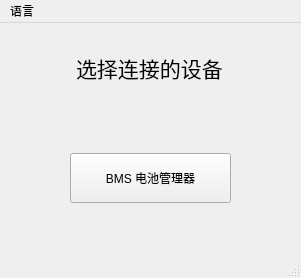
<?xml version="1.0" encoding="UTF-8"?>
<ui version="4.0">
 <class>MainWindow</class>
 <widget class="QMainWindow" name="MainWindow">
  <property name="geometry">
   <rect>
    <x>0</x>
    <y>0</y>
    <width>301</width>
    <height>278</height>
   </rect>
  </property>
  <property name="windowTitle">
   <string>主菜单</string>
  </property>
  <widget class="QWidget" name="centralwidget">
   <widget class="QWidget" name="gridLayoutWidget">
    <property name="geometry">
     <rect>
      <x>9</x>
      <y>9</y>
      <width>281</width>
      <height>71</height>
     </rect>
    </property>
    <layout class="QGridLayout" name="gridLayout">
     <item row="0" column="1">
      <widget class="QLabel" name="label">
       <property name="font">
        <font>
         <family>微软雅黑</family>
         <pointsize>16</pointsize>
         <weight>50</weight>
         <italic>false</italic>
         <bold>false</bold>
        </font>
       </property>
       <property name="styleSheet">
        <string notr="true">font: 16pt &quot;微软雅黑&quot;;</string>
       </property>
       <property name="text">
        <string>选择连接的设备</string>
       </property>
      </widget>
     </item>
     <item row="0" column="2">
      <spacer name="horizontalSpacer_2">
       <property name="orientation">
        <enum>Qt::Horizontal</enum>
       </property>
       <property name="sizeHint" stdset="0">
        <size>
         <width>40</width>
         <height>20</height>
        </size>
       </property>
      </spacer>
     </item>
     <item row="0" column="0">
      <spacer name="horizontalSpacer">
       <property name="orientation">
        <enum>Qt::Horizontal</enum>
       </property>
       <property name="sizeHint" stdset="0">
        <size>
         <width>40</width>
         <height>20</height>
        </size>
       </property>
      </spacer>
     </item>
    </layout>
   </widget>
   <widget class="QPushButton" name="InverterButton">
    <property name="geometry">
     <rect>
      <x>70</x>
      <y>248</y>
      <width>161</width>
      <height>50</height>
     </rect>
    </property>
    <property name="minimumSize">
     <size>
      <width>0</width>
      <height>50</height>
     </size>
    </property>
    <property name="styleSheet">
     <string notr="true">font: 9pt &quot;微软雅黑&quot;;</string>
    </property>
    <property name="text">
     <string>逆变器</string>
    </property>
   </widget>
   <widget class="QPushButton" name="acchargeButton">
    <property name="geometry">
     <rect>
      <x>70</x>
      <y>310</y>
      <width>161</width>
      <height>50</height>
     </rect>
    </property>
    <property name="minimumSize">
     <size>
      <width>0</width>
      <height>50</height>
     </size>
    </property>
    <property name="styleSheet">
     <string notr="true">font: 9pt &quot;微软雅黑&quot;;</string>
    </property>
    <property name="text">
     <string>AC/DC 充电器</string>
    </property>
   </widget>
   <widget class="QPushButton" name="bmsButton">
    <property name="geometry">
     <rect>
      <x>70</x>
      <y>130</y>
      <width>161</width>
      <height>50</height>
     </rect>
    </property>
    <property name="minimumSize">
     <size>
      <width>0</width>
      <height>50</height>
     </size>
    </property>
    <property name="styleSheet">
     <string notr="true">font: 9pt &quot;微软雅黑&quot;;</string>
    </property>
    <property name="text">
     <string>BMS 电池管理器</string>
    </property>
   </widget>
  </widget>
  <widget class="QMenuBar" name="menubar">
   <property name="geometry">
    <rect>
     <x>0</x>
     <y>0</y>
     <width>301</width>
     <height>22</height>
    </rect>
   </property>
   <widget class="QMenu" name="menu">
    <property name="title">
     <string>语言</string>
    </property>
    <addaction name="lang_zh"/>
    <addaction name="lang_en"/>
   </widget>
   <addaction name="menu"/>
  </widget>
  <widget class="QStatusBar" name="statusbar"/>
  <action name="lang_zh">
   <property name="text">
    <string>中文</string>
   </property>
  </action>
  <action name="lang_en">
   <property name="text">
    <string>English</string>
   </property>
  </action>
 </widget>
 <resources/>
 <connections/>
</ui>
